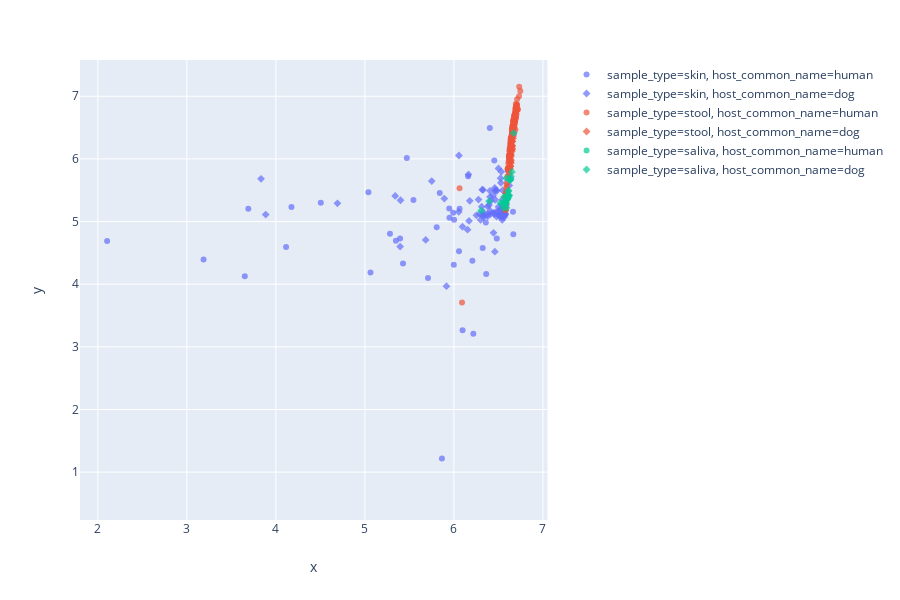

This figure's notebook cell:
### Code cell
import plotly.express as px
# df = px.data.iris()
fig = px.scatter(result5000, x=np.log(result5000['PCoA-1']), y=np.log(result5000['PCoA-2'])
                    ,
                    color='sample_type', symbol='host_common_name', size_max=3, opacity=0.7)
# fig.update_layout(margin=dict(l=0, r=0, b=0, t=0))
fig.show()

### Figure 1 — Plotly figure (JSON) as saved in the notebook; plotly's stock layout.template omitted (floating-point values rounded to 4 significant figures; data arrays with more than 128 entries replaced by an {"elided": "..."} marker saying what was removed)
{"data": [{"hoverlabel": {"namelength": 0}, "hovertemplate": "sample_type=skin<br>host_common_name=human<br>x=%{x}<br>y=%{y}", "legendgroup": "sample_type=skin, host_common_name=human", "marker": {"color": "#636efa", "opacity": 0.7, "symbol": "circle"}, "mode": "markers", "name": "sample_type=skin, host_common_name=human", "showlegend": true, "type": "scatter", "x": {"elided": "405 float values"}, "xaxis": "x", "y": {"elided": "405 float values"}, "yaxis": "y"}, {"hoverlabel": {"namelength": 0}, "hovertemplate": "sample_type=skin<br>host_common_name=dog<br>x=%{x}<br>y=%{y}", "legendgroup": "sample_type=skin, host_common_name=dog", "marker": {"color": "#636efa", "opacity": 0.7, "symbol": "diamond"}, "mode": "markers", "name": "sample_type=skin, host_common_name=dog", "showlegend": true, "type": "scatter", "x": [6.097, 6.17, 6.281, 6.379, 6.496, 6.524, 6.44, 6.405, 6.501, 6.609, 6.587, 6.637, 6.574, 6.57, 6.622, 6.576, 6.544, 6.531, 6.628, 6.515, 6.532, 6.547, 6.558, 6.577, 6.46, 6.276, 5.916, 6.499, 6.289, 6.409, 6.337, 6.564, 6.665, 6.563, 6.3, 6.545, 6.153, 6.452, 6.252, 6.445, 6.333, 6.541, 6.553, 6.511, 6.412, null, 3.886, 4.691, 5.751, 5.34, 6.056, 6.163, 6.506, 6.47, 6.336, 6.479, 5.4, 6.32, 6.483, 6.464, 6.459, 6.405, 6.546, 6.561, 6.471, 6.537, 6.379, 6.535, 6.527, 6.571, 6.573, 6.573, 6.327, 5.601, 6.501, 6.569, 6.567, 6.551, 6.318, 6.312, 6.445, 6.559, 6.526, null, 6.542, 6.549, 6.516, 6.38, 6.541, 6.394, 5.396, 6.054, 6.178, 5.892, 5.683, 6.464, 6.415, null, 3.833], "xaxis": "x", "y": [4.917, 5.01, null, 5.115, 5.157, 5.692, 5.416, 5.395, 5.236, 5.418, 5.263, 5.692, 5.221, 5.228, 5.576, 5.13, 5.349, 5.178, null, 5.197, 5.797, 5.499, 5.105, 5.176, 4.52, 5.35, 3.969, null, 5.12, 5.168, 5.103, 5.098, 6.389, 5.07, 5.026, 5.076, 4.87, 5.118, 5.1, 5.139, 5.15, 5.072, 5.146, 5.087, 5.123, 4.896, 5.111, 5.29, 5.646, 5.409, 6.054, 5.751, 5.105, 5.151, 5.073, 5.081, 5.34, 5.099, 5.49, 5.494, 5.536, 5.491, 5.089, 5.202, 5.503, 5.275, 5.239, 5.104, 5.619, 5.099, 5.117, 5.111, 5.505, null, 5.847, 5.117, 5.181, 5.106, 5.508, 5.237, 4.82, 5.089, 5.106, 4.223, 5.025, 5.086, 5.087, 5.085, 5.085, 5.264, 4.6, 5.154, 5.33, 5.367, 4.706, 5.348, 5.33, 5.111, 5.682], "yaxis": "y"}, {"hoverlabel": {"namelength": 0}, "hovertemplate": "sample_type=stool<br>host_common_name=human<br>x=%{x}<br>y=%{y}", "legendgroup": "sample_type=stool, host_common_name=human", "marker": {"color": "#EF553B", "opacity": 0.7, "symbol": "circle"}, "mode": "markers", "name": "sample_type=stool, host_common_name=human", "showlegend": true, "type": "scatter", "x": {"elided": "160 float values"}, "xaxis": "x", "y": {"elided": "160 float values"}, "yaxis": "y"}, {"hoverlabel": {"namelength": 0}, "hovertemplate": "sample_type=stool<br>host_common_name=dog<br>x=%{x}<br>y=%{y}", "legendgroup": "sample_type=stool, host_common_name=dog", "marker": {"color": "#EF553B", "opacity": 0.7, "symbol": "diamond"}, "mode": "markers", "name": "sample_type=stool, host_common_name=dog", "showlegend": true, "type": "scatter", "x": [6.621, 6.656, 6.638, 6.653, 6.632, 6.633, 6.629, 6.623, 6.621, 6.638, 6.643, 6.624, 6.638, 6.672, 6.639, 6.636, 6.644, 6.637, 6.656, 6.649, 6.653, 6.64, 6.664, 6.65, 6.654, 6.633, 6.654, 6.631, 6.618, 6.636, 6.638, 6.667, 6.65], "xaxis": "x", "y": [5.872, 6.281, 6.069, 6.208, 6.036, 5.886, 5.842, 5.863, 5.78, 5.947, 6.136, 5.84, 6.076, 6.418, 5.935, 6.058, 6.171, 5.97, 6.277, 6.215, 6.212, 6.042, 6.328, 6.12, 6.162, 5.877, 6.151, 5.885, 5.751, 5.972, 5.994, 6.365, 6.195], "yaxis": "y"}, {"hoverlabel": {"namelength": 0}, "hovertemplate": "sample_type=saliva<br>host_common_name=human<br>x=%{x}<br>y=%{y}", "legendgroup": "sample_type=saliva, host_common_name=human", "marker": {"color": "#00cc96", "opacity": 0.7, "symbol": "circle"}, "mode": "markers", "name": "sample_type=saliva, host_common_name=human", "showlegend": true, "type": "scatter", "x": {"elided": "169 float values"}, "xaxis": "x", "y": {"elided": "169 float values"}, "yaxis": "y"}, {"hoverlabel": {"namelength": 0}, "hovertemplate": "sample_type=saliva<br>host_common_name=dog<br>x=%{x}<br>y=%{y}", "legendgroup": "sample_type=saliva, host_common_name=dog", "marker": {"color": "#00cc96", "opacity": 0.7, "symbol": "diamond"}, "mode": "markers", "name": "sample_type=saliva, host_common_name=dog", "showlegend": true, "type": "scatter", "x": [6.623, 6.522, 6.632, 6.641, 6.591, 6.602, 6.611, 6.635, 6.588, 6.603, 6.606, 6.584, 6.573, 6.671, 6.599, 6.598, 6.544, 6.305, 6.395, 6.558, 6.586, 6.562, 6.577, 6.597, 6.651, 6.629, 6.61, 6.611, 6.613, 6.59], "xaxis": "x", "y": [5.417, 5.298, 5.661, 5.719, 5.381, 5.422, 5.382, 5.674, 5.691, 5.384, 5.417, 5.3, 5.296, 6.413, 5.361, 5.346, 5.281, 5.174, 5.325, 5.217, 5.29, 5.394, 5.331, 5.351, 5.793, 5.664, 5.422, 5.48, 5.496, 5.22], "yaxis": "y"}], "layout": {"height": 600, "legend": {"tracegroupgap": 0}, "margin": {"t": 60}, "xaxis": {"anchor": "y", "domain": [0, 0.98], "title": {"text": "x"}}, "yaxis": {"anchor": "x", "domain": [0, 1], "title": {"text": "y"}}}}
